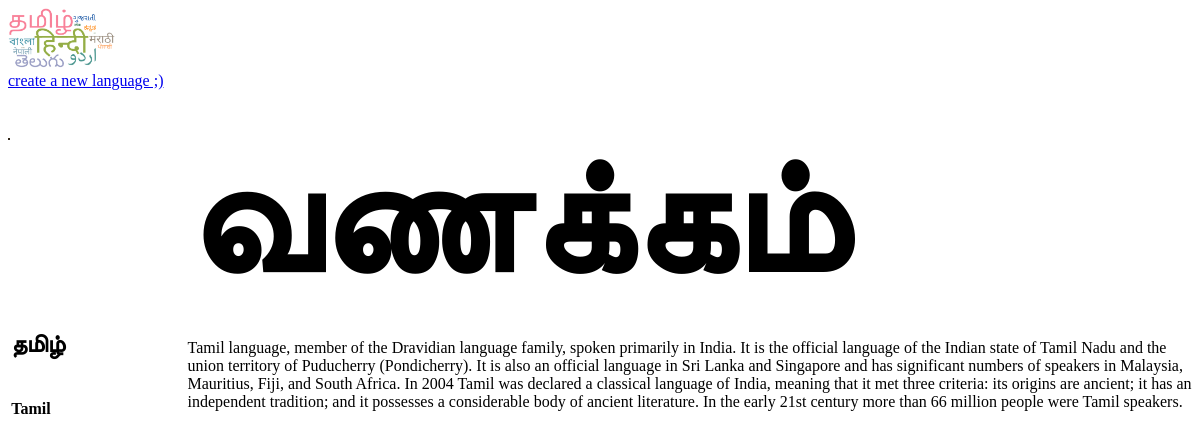
Screenshot of /language/tamil/ with the database file from the repository.
### language/models.py (models this page shows, shortened)
class Language(models.Model):
    name = models.CharField(max_length=20)
    nameInNativeScript = models.CharField(max_length=20)
    greetingInNativeScript = models.CharField(max_length=20)
    description = models.TextField()
    date = models.DateTimeField(auto_now_add=True)
    thumb = models.ImageField(default="default.png",blank=True)
    slug = models.SlugField()

### language/views.py (the view)
# urls.py: path('<slug:slug>/', views.languageDetail, name="detail"),
def languageDetail(request, slug):
    language =  Language.objects.get(slug=slug)
    return render(request, "language/languageDetail.html",{"language":language})

### language/templates/language/languageDetail.html (shortened to what this page needs)
{% extends "common.html" %}
{% block content %}
<div class="languageCard">
    <div id="gridImage">
    </div>
    <div id="gridGreeting">
        {{ language.greetingInNativeScript }}
    </div>
    <div id="gridName">
        <div>
            <h2>
                {{ language.nameInNativeScript }}
            </h2>
        </div>
        <div>
            <h4>
                {{ language.name }}
            </h4>
        </div>
    </div>
    <div id="gridDescription">
        {{ language.description }}
    </div>
</div>
{% endblock %}

### assets/styles.css (style rules this page uses)
body { color: "black"; min-height: 100%; }
.languageCard { display: grid; grid-template-columns: auto auto; }
#gridImage { grid-column-start: 1; grid-column-end: 2; min-width: 10%; max-width: 10%; }
#gridGreeting { display: flex; justify-content: flex-start; align-items: flex-end; padding-left: 2%; grid-column-start: 2; grid-column-end: 3; font-size: 10em; font-weight: 800; }
#gridName { display: flex; flex-direction: column; align-items: space-around;; padding-left: 2%; grid-column-start: 1; grid-column-end: 2; }
#gridDescription { display: flex; flex-direction: column; justify-content: space-around; align-items: flex-end; padding-left: 2%; grid-column-start: 2; grid-column-end: 3; }

### rows the page displays
Language: greetingInNativeScript "வணக்கம்", nameInNativeScript "தமிழ்", name "Tamil", description "Tamil language, member of the Dravidian language family, spoken primarily in India. It is the official language of the Indian state of Tamil Nadu and the union territory of Puducherry (Pondicherry). It is also an official language in Sri Lanka and Singapore and has significant numbers of speakers in Malaysia, Mauritius, Fiji, and South Africa. In 2004 Tamil was declared a classical language of India, meaning that it met three criteria: its origins are ancient; it has an independent tradition; and it possesses a considerable body of ancient literature. In the early 21st century more than 66 million people were Tamil speakers."
